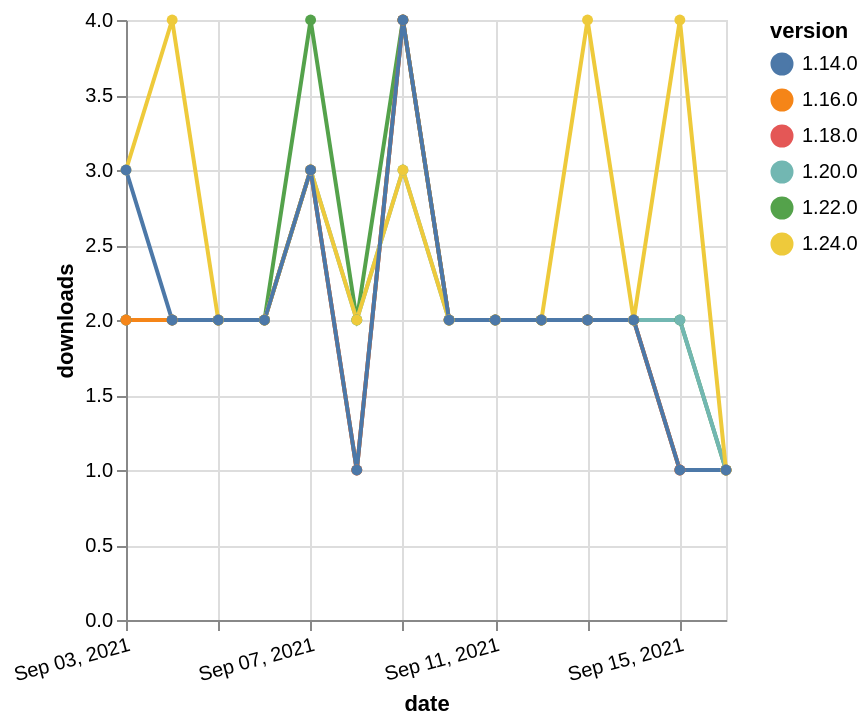

The specification (Vega-Lite) saved for this image:
### Vega-Lite specification from a JSON file in a GitHub repository (floating-point values rounded to 4 significant figures)
{"$schema": "https://vega.github.io/schema/vega-lite/v5.json", "description": "A simple bar chart with embedded data.", "data": {"values": [{"date": "2021-09-03", "total": 1521, "delta": 2, "version": "1.18.0"}, {"date": "2021-09-04", "total": 1523, "delta": 2, "version": "1.18.0"}, {"date": "2021-09-05", "total": 1525, "delta": 2, "version": "1.18.0"}, {"date": "2021-09-06", "total": 1527, "delta": 2, "version": "1.18.0"}, {"date": "2021-09-07", "total": 1530, "delta": 3, "version": "1.18.0"}, {"date": "2021-09-08", "total": 1531, "delta": 1, "version": "1.18.0"}, {"date": "2021-09-09", "total": 1535, "delta": 4, "version": "1.18.0"}, {"date": "2021-09-10", "total": 1537, "delta": 2, "version": "1.18.0"}, {"date": "2021-09-11", "total": 1539, "delta": 2, "version": "1.18.0"}, {"date": "2021-09-12", "total": 1541, "delta": 2, "version": "1.18.0"}, {"date": "2021-09-13", "total": 1543, "delta": 2, "version": "1.18.0"}, {"date": "2021-09-14", "total": 1545, "delta": 2, "version": "1.18.0"}, {"date": "2021-09-15", "total": 1546, "delta": 1, "version": "1.18.0"}, {"date": "2021-09-16", "total": 1547, "delta": 1, "version": "1.18.0"}, {"date": "2021-09-03", "total": 738, "delta": 2, "version": "1.22.0"}, {"date": "2021-09-04", "total": 740, "delta": 2, "version": "1.22.0"}, {"date": "2021-09-05", "total": 742, "delta": 2, "version": "1.22.0"}, {"date": "2021-09-06", "total": 744, "delta": 2, "version": "1.22.0"}, {"date": "2021-09-07", "total": 748, "delta": 4, "version": "1.22.0"}, {"date": "2021-09-08", "total": 750, "delta": 2, "version": "1.22.0"}, {"date": "2021-09-09", "total": 754, "delta": 4, "version": "1.22.0"}, {"date": "2021-09-10", "total": 756, "delta": 2, "version": "1.22.0"}, {"date": "2021-09-11", "total": 758, "delta": 2, "version": "1.22.0"}, {"date": "2021-09-12", "total": 760, "delta": 2, "version": "1.22.0"}, {"date": "2021-09-13", "total": 762, "delta": 2, "version": "1.22.0"}, {"date": "2021-09-14", "total": 764, "delta": 2, "version": "1.22.0"}, {"date": "2021-09-15", "total": 766, "delta": 2, "version": "1.22.0"}, {"date": "2021-09-16", "total": 767, "delta": 1, "version": "1.22.0"}, {"date": "2021-09-03", "total": 1023, "delta": 2, "version": "1.20.0"}, {"date": "2021-09-04", "total": 1025, "delta": 2, "version": "1.20.0"}, {"date": "2021-09-05", "total": 1027, "delta": 2, "version": "1.20.0"}, {"date": "2021-09-06", "total": 1029, "delta": 2, "version": "1.20.0"}, {"date": "2021-09-07", "total": 1032, "delta": 3, "version": "1.20.0"}, {"date": "2021-09-08", "total": 1034, "delta": 2, "version": "1.20.0"}, {"date": "2021-09-09", "total": 1037, "delta": 3, "version": "1.20.0"}, {"date": "2021-09-10", "total": 1039, "delta": 2, "version": "1.20.0"}, {"date": "2021-09-11", "total": 1041, "delta": 2, "version": "1.20.0"}, {"date": "2021-09-12", "total": 1043, "delta": 2, "version": "1.20.0"}, {"date": "2021-09-13", "total": 1045, "delta": 2, "version": "1.20.0"}, {"date": "2021-09-14", "total": 1047, "delta": 2, "version": "1.20.0"}, {"date": "2021-09-15", "total": 1049, "delta": 2, "version": "1.20.0"}, {"date": "2021-09-16", "total": 1050, "delta": 1, "version": "1.20.0"}, {"date": "2021-09-03", "total": 1667, "delta": 2, "version": "1.16.0"}, {"date": "2021-09-04", "total": 1669, "delta": 2, "version": "1.16.0"}, {"date": "2021-09-05", "total": 1671, "delta": 2, "version": "1.16.0"}, {"date": "2021-09-06", "total": 1673, "delta": 2, "version": "1.16.0"}, {"date": "2021-09-07", "total": 1676, "delta": 3, "version": "1.16.0"}, {"date": "2021-09-08", "total": 1677, "delta": 1, "version": "1.16.0"}, {"date": "2021-09-09", "total": 1681, "delta": 4, "version": "1.16.0"}, {"date": "2021-09-10", "total": 1683, "delta": 2, "version": "1.16.0"}, {"date": "2021-09-11", "total": 1685, "delta": 2, "version": "1.16.0"}, {"date": "2021-09-12", "total": 1687, "delta": 2, "version": "1.16.0"}, {"date": "2021-09-13", "total": 1689, "delta": 2, "version": "1.16.0"}, {"date": "2021-09-14", "total": 1691, "delta": 2, "version": "1.16.0"}, {"date": "2021-09-15", "total": 1692, "delta": 1, "version": "1.16.0"}, {"date": "2021-09-16", "total": 1693, "delta": 1, "version": "1.16.0"}, {"date": "2021-09-03", "total": 236, "delta": 3, "version": "1.24.0"}, {"date": "2021-09-04", "total": 240, "delta": 4, "version": "1.24.0"}, {"date": "2021-09-05", "total": 242, "delta": 2, "version": "1.24.0"}, {"date": "2021-09-06", "total": 244, "delta": 2, "version": "1.24.0"}, {"date": "2021-09-07", "total": 247, "delta": 3, "version": "1.24.0"}, {"date": "2021-09-08", "total": 249, "delta": 2, "version": "1.24.0"}, {"date": "2021-09-09", "total": 252, "delta": 3, "version": "1.24.0"}, {"date": "2021-09-10", "total": 254, "delta": 2, "version": "1.24.0"}, {"date": "2021-09-11", "total": 256, "delta": 2, "version": "1.24.0"}, {"date": "2021-09-12", "total": 258, "delta": 2, "version": "1.24.0"}, {"date": "2021-09-13", "total": 262, "delta": 4, "version": "1.24.0"}, {"date": "2021-09-14", "total": 264, "delta": 2, "version": "1.24.0"}, {"date": "2021-09-15", "total": 268, "delta": 4, "version": "1.24.0"}, {"date": "2021-09-16", "total": 269, "delta": 1, "version": "1.24.0"}, {"date": "2021-09-03", "total": 2074, "delta": 3, "version": "1.14.0"}, {"date": "2021-09-04", "total": 2076, "delta": 2, "version": "1.14.0"}, {"date": "2021-09-05", "total": 2078, "delta": 2, "version": "1.14.0"}, {"date": "2021-09-06", "total": 2080, "delta": 2, "version": "1.14.0"}, {"date": "2021-09-07", "total": 2083, "delta": 3, "version": "1.14.0"}, {"date": "2021-09-08", "total": 2084, "delta": 1, "version": "1.14.0"}, {"date": "2021-09-09", "total": 2088, "delta": 4, "version": "1.14.0"}, {"date": "2021-09-10", "total": 2090, "delta": 2, "version": "1.14.0"}, {"date": "2021-09-11", "total": 2092, "delta": 2, "version": "1.14.0"}, {"date": "2021-09-12", "total": 2094, "delta": 2, "version": "1.14.0"}, {"date": "2021-09-13", "total": 2096, "delta": 2, "version": "1.14.0"}, {"date": "2021-09-14", "total": 2098, "delta": 2, "version": "1.14.0"}, {"date": "2021-09-15", "total": 2099, "delta": 1, "version": "1.14.0"}, {"date": "2021-09-16", "total": 2100, "delta": 1, "version": "1.14.0"}]}, "width": "container", "mark": {"type": "line", "point": {"filled": true}}, "encoding": {"x": {"field": "date", "type": "temporal", "timeUnit": "yearmonthdate", "title": "date", "axis": {"labelAngle": -15}}, "y": {"field": "delta", "type": "quantitative", "title": "downloads"}, "color": {"field": "version", "type": "nominal"}, "tooltip": {"field": "delta"}}}
